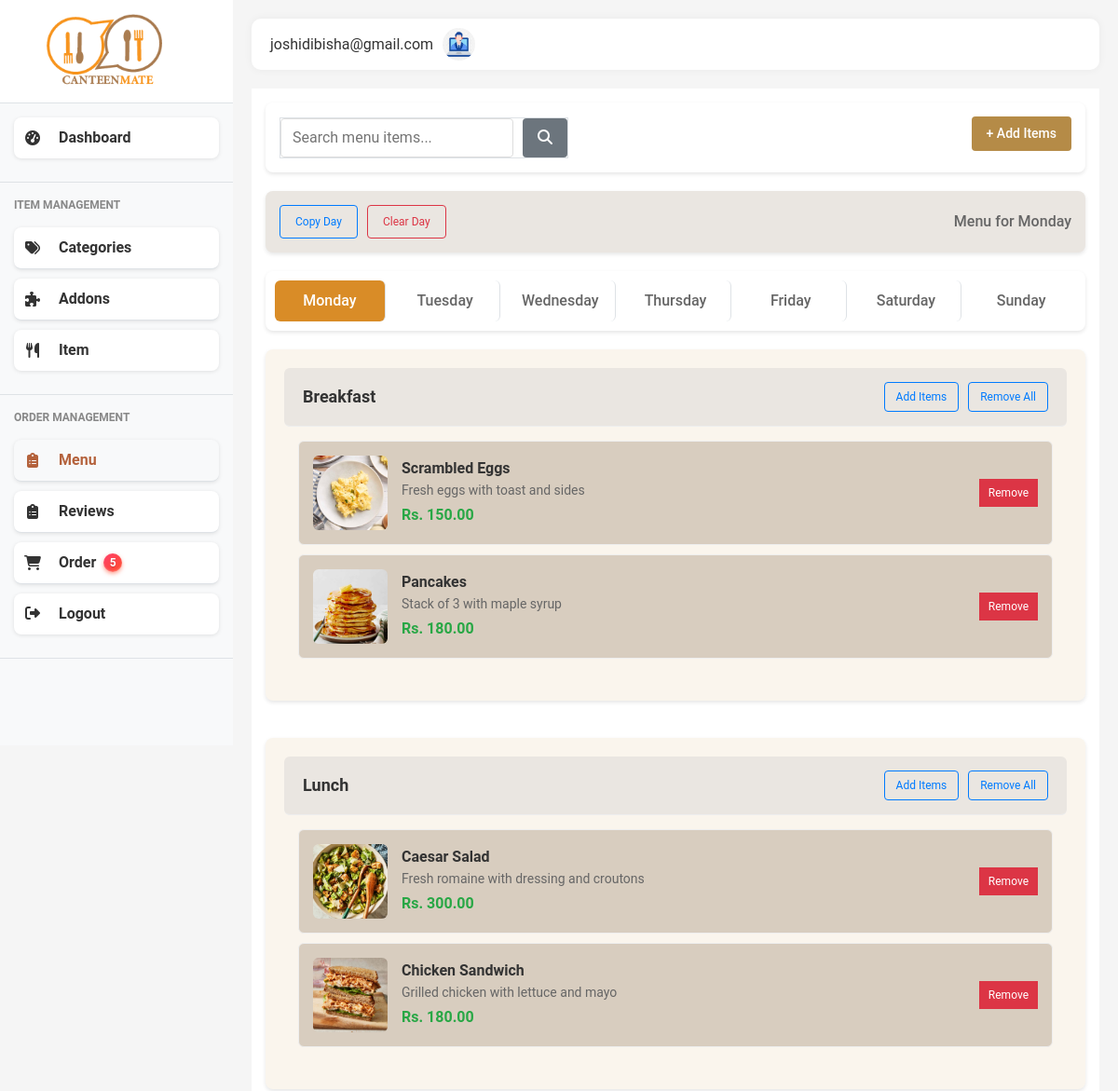
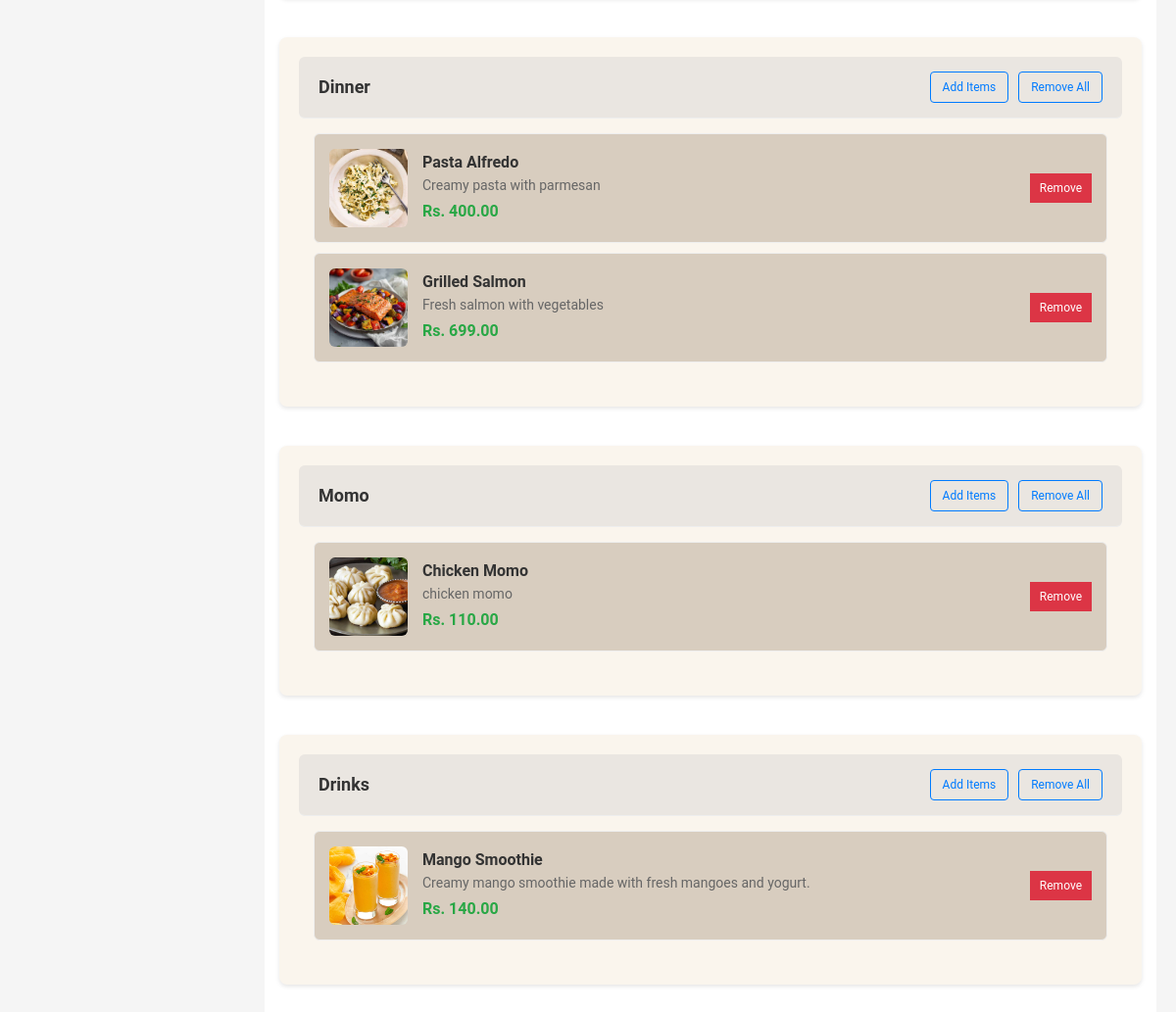
The page /admin/menu (signed in) on the database as committed earlier (2 pictures, top to bottom).
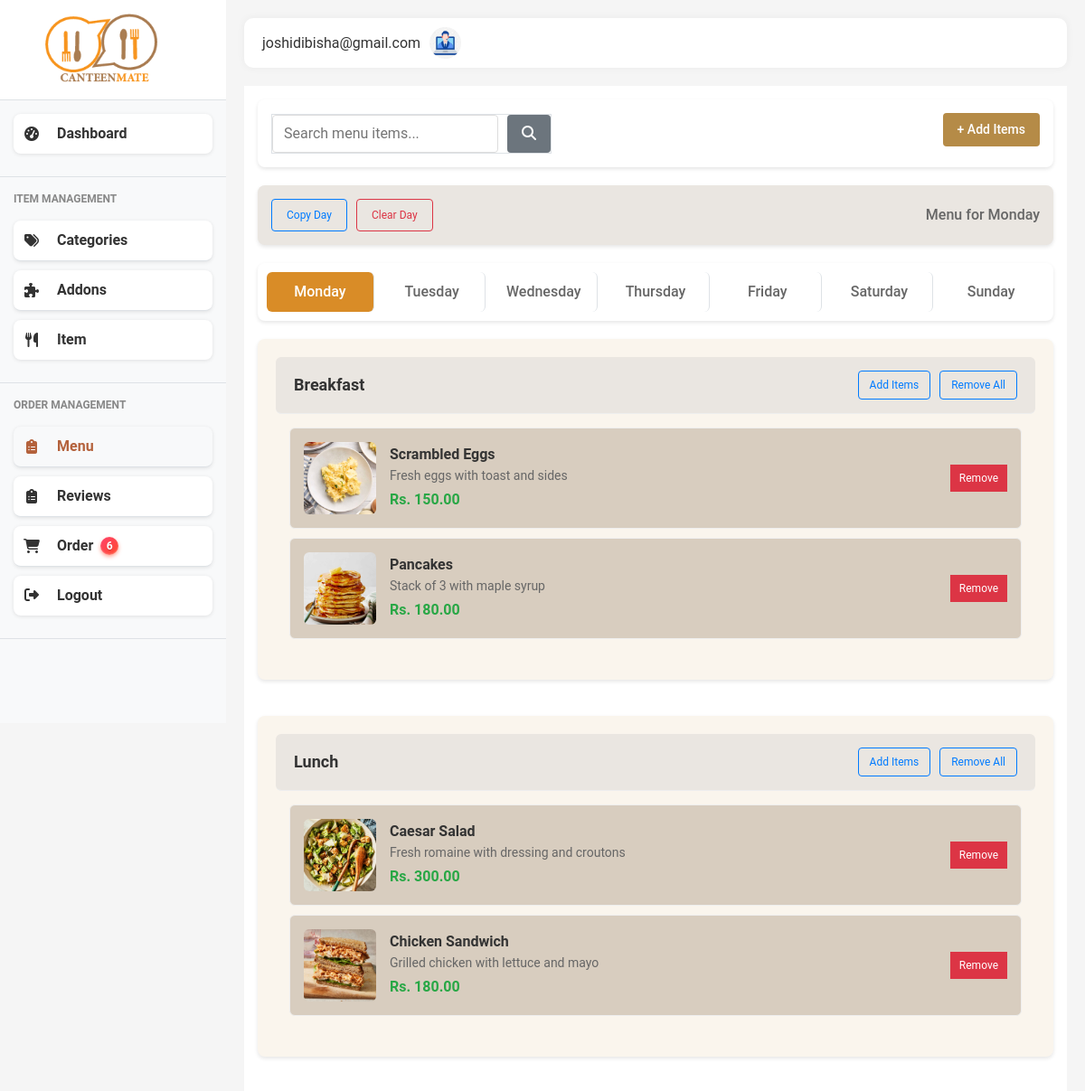
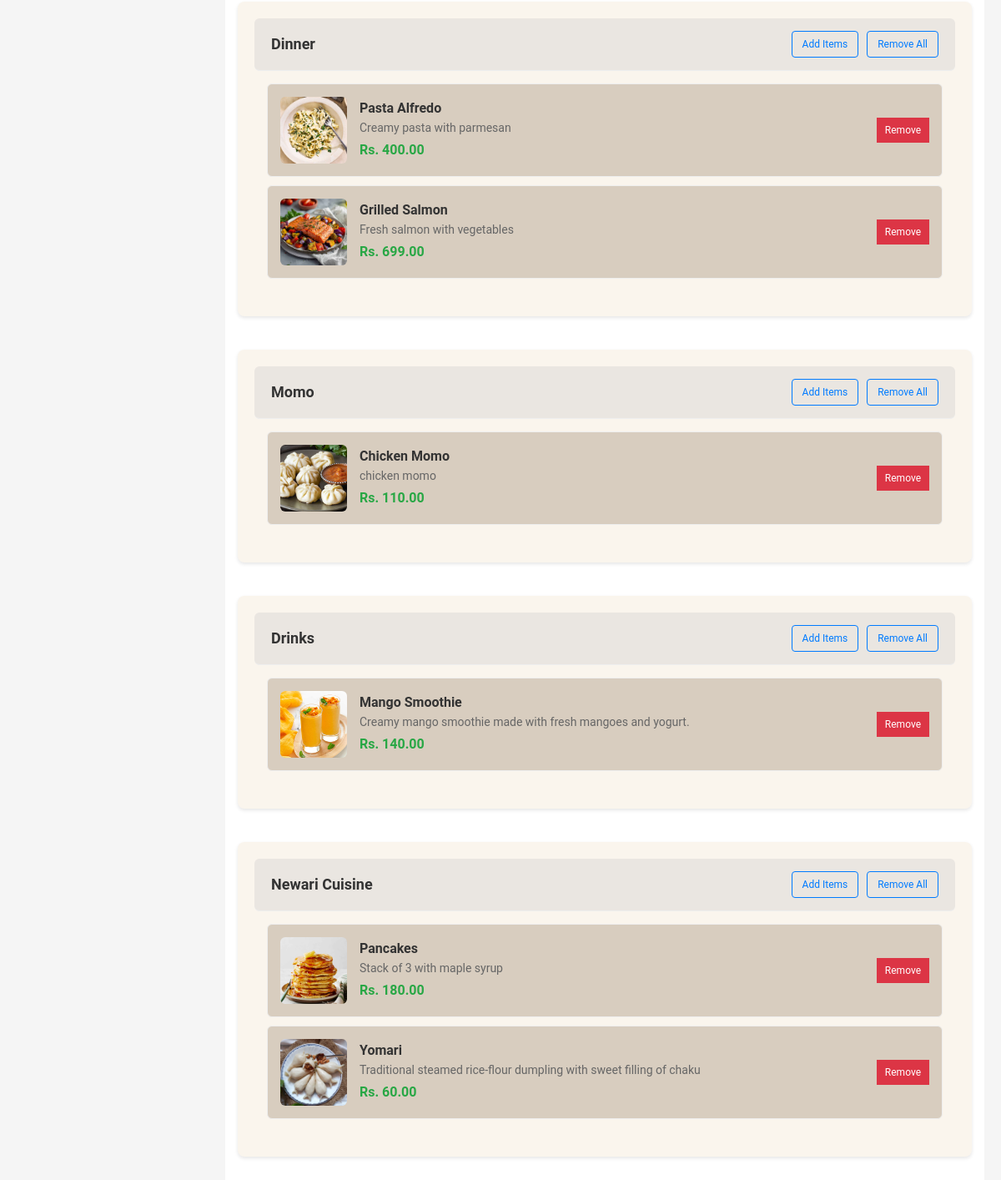
The same page on the database as committed later (2 pictures, top to bottom).
### models.py (models this page shows, shortened)
class User(db.Model):
    id = db.Column(db.Integer, primary_key=True)
    fullname = db.Column(db.String(100), nullable=False)
    email = db.Column(db.String(100), unique=True, nullable=False)
    password = db.Column(db.String(200), nullable=False)
    role = db.Column(db.String(20), nullable=False)
    phone = db.Column(db.String(10))
    created_at = db.Column(db.DateTime, server_default=db.func.now())

class Category(db.Model):
    __tablename__ = 'categories'
    id = db.Column(db.Integer, primary_key=True)
    name = db.Column(db.String(100), nullable=False, unique=True)
    status = db.Column(db.Boolean, default=True)  # Active or Inactive
    items = db.relationship('Item', backref='category', lazy=True, cascade='all, delete-orphan')

class Item(db.Model):
    __tablename__ = 'items'
    id = db.Column(db.Integer, primary_key=True)
    name = db.Column(db.String(100), nullable=False)
    price = db.Column(db.Float, nullable=False)
    category_id = db.Column(db.Integer, db.ForeignKey('categories.id'), nullable=False)
    description = db.Column(db.Text, nullable=True)
    image_filename = db.Column(db.String(255), nullable=True)
    available = db.Column(db.Boolean, default=True)
    attribute_values = db.relationship(
        'AttributeValue',
        secondary=item_attribute_values,
        back_populates='items'
    )
    addons = db.relationship(
        'Addon',
        secondary=addon_item_association,
        back_populates='items'
    )

### main.py (the view)
@app.route('/admin/menu')
@login_required
def menu():
    user_id = session['user_id']
    user = User.query.get(user_id)
    categories = Category.query.filter_by(status=True).all()
    available_items = Item.query.filter_by(available=True).all()
    current_day = request.args.get('day', 'monday')
    menu_items = {}
    for category in categories:
        menu_items[category.name] = []
    menu_entries = Menu.query.filter_by(day=current_day).all()
    for entry in menu_entries:
        if entry.category.name not in menu_items:
            menu_items[entry.category.name] = []
        menu_items[entry.category.name].append(entry.item)
    return render_template('admin/admin_menu.html',
                           user=user,
                           active_page='menu',
                           categories=categories,
                           available_items=available_items,
                           menu_items=menu_items,
                           current_day=current_day)

### main.py (called while the page is built)
def login_required(view):
    @functools.wraps(view)
    def wrapped_view(**kwargs):
        if 'user_id' not in session:
            flash('Please log in to access this page', 'warning')
            return redirect(url_for('login'))
        return view(**kwargs)
    return wrapped_view

@app.context_processor
def inject_new_orders_count():
    count = Order.query.filter_by(status='pending').count()
    print(count)
    return dict(new_orders_count=count)

### templates/admin/admin_menu.html (shortened to what this page needs)
{% extends "admin/admin_base.html" %}
{% block content %}
<div class="menu-management">
    <section class="action-bar">
        <div class="search-container">
            <form method="GET" action="{{ url_for('search_menu') }}">
                <input type="text" name="q" placeholder="Search menu items..." value="{{ search_query or '' }}">
                <button type="submit" class="search-btn"><i class="fas fa-search"></i></button>
            </form>
        </div>
        <button class="add-btn" id="add-menu-btn">+ Add Items</button>
    </section>
    <section class="menu-actions">
        <button type="button" onclick="openCopyModal()">Copy Day</button>
        <button type="button" onclick="confirmClearDay()" class="danger">Clear Day</button>
        <span>Menu for {{ current_day.title() }}</span>
    </section>
    <section class="menu-days">
        <a href="{{ url_for('menu', day='monday') }}" class="day-tab {{ 'active' if current_day == 'monday' else '' }}">Monday</a>
        <a href="{{ url_for('menu', day='tuesday') }}" class="day-tab {{ 'active' if current_day == 'tuesday' else '' }}">Tuesday</a>
        <a href="{{ url_for('menu', day='wednesday') }}" class="day-tab {{ 'active' if current_day == 'wednesday' else '' }}">Wednesday</a>
        <a href="{{ url_for('menu', day='thursday') }}" class="day-tab {{ 'active' if current_day == 'thursday' else '' }}">Thursday</a>
        <a href="{{ url_for('menu', day='friday') }}" class="day-tab {{ 'active' if current_day == 'friday' else '' }}">Friday</a>
        <a href="{{ url_for('menu', day='saturday') }}" class="day-tab {{ 'active' if current_day == 'saturday' else '' }}">Saturday</a>
        <a href="{{ url_for('menu', day='sunday') }}" class="day-tab {{ 'active' if current_day == 'sunday' else '' }}">Sunday</a>
    </section>
    <section class="menu-categories">
        {% for category_name, items in menu_items.items() %}
        <div class="category-section">
            <div class="category-header">
                <h3>{{ category_name }}</h3>
                <div class="category-actions">
                    <button class="add-items-btn" onclick="openAddModal('{{ category_name }}')">Add Items</button>
                    {% if items %}
                        <form method="POST" action="{{ url_for('toggle_menu_category') }}" style="display: inline;">
                            <button type="submit" class="edit-category" onclick="return confirm('Remove all {{ category_name }} items from {{ current_day.title() }} menu?')">Remove All</button>
                        </form>
                    {% endif %}
                </div>
            </div>
            <div class="menuitems">
                {% if items %}
                    {% for item in items %}
                    <div class="menu-itemss">
                        <img src="{{ url_for('static', filename='uploads/items/' + item.image_filename) if item.image_filename else url_for('static', filename='img/placeholder.jpg') }}" alt="{{ item.name }}">
                        <div class="item-details">
                            <h4>{{ item.name }}</h4>
                            <p>{{ item.description or 'No description available' }}</p>
                            <span class="price">Rs. {{ "%.2f"|format(item.price) }}</span>
                        </div>
                        <div class="item-actions">
                            <form method="POST" action="{{ url_for('remove_menu_item') }}" style="display: inline;">
                                <button type="submit" class="remove-item" onclick="return confirm('Remove {{ item.name }} from menu?')">Remove</button>
                            </form>
                        </div>
                    </div>
                    {% endfor %}
                {% else %}
                    <div class="empty-category">
                        <p>No items in {{ category_name }} for {{ current_day.title() }}</p>
                        <button class="add-items-btn" onclick="openAddModal('{{ category_name }}')">Add Items</button>
                    </div>
                {% endif %}
            </div>
        </div>
        {% endfor %}
    </section>
</div>
{% endblock %}

### templates/admin/admin_base.html (shortened to what this page needs)
<!DOCTYPE html>
<html lang="en">
<head>
    <link href="https://cdnjs.cloudflare.com/ajax/libs/bootstrap/5.3.0/css/bootstrap.min.css" rel="stylesheet">
    <link href="https://cdnjs.cloudflare.com/ajax/libs/font-awesome/6.4.0/css/all.min.css" rel="stylesheet">
    <link href="{{ url_for('static', filename='css/style.css') }}" rel="stylesheet">
    <link href="{{ url_for('static', filename='css/admin_styles.css') }}" rel="stylesheet">
    <link href="{{ url_for('static', filename='css/content-page.css') }}" rel="stylesheet">
</head>
<body>
    <div class="d-flex">
    <div class="sidebar">
        <div class="brand">
            <img src="{{ url_for('static', filename='img/logo.png') }}" href={{ url_for('dashboard')}} alt="Canteen Logo">
        </div>
        <nav>
            <div class="menu-section">
                <a href="{{ url_for('dashboard')}}" class="menu-item {% if active_page == 'dashboard' %}active{% endif %}">
                    <i class="fas fa-tachometer-alt"></i>
                    Dashboard
                </a>
            </div>
            <div class="menu-section">
                <div class="menu-title">ITEM MANAGEMENT</div>
                <a href="{{ url_for('categories') }}" class="menu-item {% if active_page == 'categories' %}active{% endif %}">
                    <i class="fas fa-tags"></i>
                    Categories
                </a>
                <a href="{{ url_for('addons')}}" class="menu-item {% if active_page == 'addons' %}active{% endif %}">
                    <i class="fas fa-puzzle-piece"></i>
                    Addons
                </a>
                <a href="{{ url_for('items')}}" class="menu-item  {% if active_page == 'items' %}active{% endif %}">
                    <i class="fas fa-utensils"></i>
                    Item
                </a>
            </div>
            <div class="menu-section">
                <div class="menu-title">ORDER MANAGEMENT</div>
                <a href="{{ url_for('menu') }}" class="menu-item  {% if active_page == 'menu' %}active{% endif %}">
                    <i class="fas fa-clipboard-list"></i>
                    Menu
                </a>
                <a href="{{ url_for('admin_reviews') }}" class="menu-item  {% if active_page == 'reviews' %}active{% endif %}">
                    <i class="fas fa-clipboard-list"></i>
                    Reviews
                </a>
               <a href="{{ url_for('admin_orders') }}" class="menu-item {% if active_page == 'admin_orders' %}active{% endif %}">
                <i class="fas fa-shopping-cart"></i>
                Order
                {% if new_orders_count > 0 %}
                <span class="order_badge">{{ new_orders_count }}</span>
                {% endif %}
            </a>
                <a href="{{ url_for('logout') }}" class="menu-item {% if active_page == 'logout' %}active{% endif %}">
                    <div class="menu-icon"><i class="fas fa-sign-out-alt"></i></div>
                    <div class="menu-text">Logout</div>
                </a>
            </div>
        </nav>
    </div>
    <div class="content-wrapper">
        <div class="top-navbar">
            <div class="d-flex align-items-center">
                <div class="user-profile">
                    <div class="user-info">
                        <div class="user-email">{{ user.email }}</div>
                    </div>
                    <img src="{{ url_for('static', filename='img/admin.jpg') }}" alt="User Avatar">
                </div>
            </div>
        </div>
    {% block content %}{% endblock %}
</body>
</html>

### static/css/style.css (style rules this page uses)
:root { --primary-color: #f7941d; --secondary-color: #e74c3c; --light-gray: #f8f9fa; --dark-gray: #343a40; --success-color: #28a745; --warning-color: #ffc107; --danger-color: #dc3545; --border-color: #dee2e6; }
body { font-family: 'Segoe UI', Tahoma, Geneva, Verdana, sans-serif; background-color: #f5f5f5; overflow-x: hidden; }
.d-flex { display: flex; }
.sidebar { height: 100vh; flex: 0 0 clamp(200px, 25%, 250px); overflow-y: auto; position: fixed; width: clamp(200px, 25%, 250px); background-color: #f8f9fa; transition: transform 0.3s ease, width 0.3s ease; z-index: 1000; }
.brand { background-color: white; padding: 15px; border-bottom: 1px solid var(--border-color); display: flex; align-items: center; padding-left: 20%; }
.brand img { height: 80px; }
.menu-section { padding: 15px; border-bottom: 1px solid var(--border-color); }
.menu-title { font-size: 12px; color: #888; font-weight: bold; margin-bottom: 15px; text-transform: uppercase; }
.menu-item { display: flex; align-items: center; gap: 8px; background: #fff; padding: 12px 20px; margin-bottom: 10px; border-radius: 8px; text-decoration: none; color: #333; box-shadow: 0 1px 4px rgb(0 0 0 / 0.1); width: 220px; font-weight: 600; user-select: none; }
.order_badge { display: inline-flex; align-items: center; justify-content: center; min-width: 20px; height: 20px; padding: 0 6px; font-size: 12px; font-weight: 600; color: white; background: linear-gradient(135deg, #ff416c, #ff4b2b); border-radius: 12px; box-shadow: 0 2px 4px rgba(255, 75, 43, 0.5), inset 0 -1px 2px rgba(255, 255, 255, 0.3); user-select: none; transition: background 0.3s ease, transform 0.15s ease; cursor: default; text-shadow: 0 1px 1px rgba(0,0,0,0.2); }
.menu-item:hover, .menu-item.active { background-color: var(--light-gray); color: #b4623c; }
.menu-item i { width: 20px; text-align: center; margin-right: 10px; }
.content-wrapper { margin-left: clamp(200px, 25%, 250px); padding: 20px; width: calc(100% - clamp(200px, 25%, 250px)); transition: margin-left 0.3s ease, width 0.3s ease; overflow-x: hidden; }
.top-navbar { display: flex; justify-content: space-between; align-items: center; background-color: white; border-radius: 10px; padding: 10px 20px; margin-bottom: 20px; box-shadow: 0 0 10px rgba(0,0,0,0.05); }
.user-profile { display: flex; align-items: center; gap: 10px; }
.user-profile img { width: 40px; height: 40px; border-radius: 50%; object-fit: cover; }
.user-profile .user-info { display: flex; flex-direction: column; }
.category-section { background-color: white; margin-bottom: 20px; border-radius: var(--border-radius); box-shadow: var(--shadow); overflow: hidden; margin: 0 auto; padding: 20px; color: #333; }
.add-btn { background-color: #007bff; color: white; border: none; padding: 8px 16px; font-size: 14px; border-radius: 5px; cursor: pointer; display: flex; align-items: center; gap: 6px; transition: background-color 0.3s ease; }

Rows that differ between the two databases and show on the page:
added Category: name "Newari Cuisine", Item (image_filename (picture), name "Pancakes", description "Stack of 3 with maple syrup", price "180.00")
added Item: image_filename (picture), name "Yomari", description "Traditional steamed rice-flour dumpling with sweet filling of chaku", price "60.00", shown under "Newari Cuisine"
Other text that changed with them:
{{ new_orders_count }}: "5" → "6"
